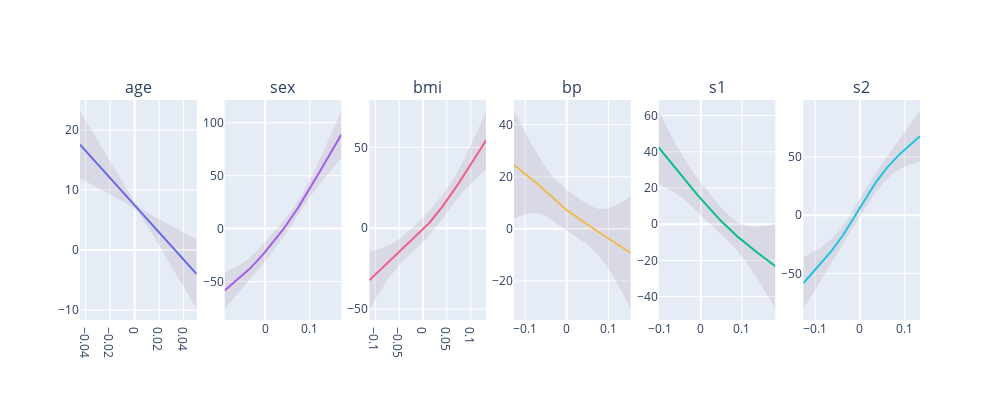

Notebook code cell kept with this figure:
### Code cell
fig = make_subplots(rows=1, cols=6, subplot_titles=original_X.columns)

for i in range(6):
    XX = model.generate_X_grid(term=i)

    x = XX[:, i]
    y = model.partial_dependence(term=i, X=XX, width=.95)[0]
    confidence = model.partial_dependence(term=i, X=XX, width=.95)[1]

    lower = confidence[:,0]
    upper = confidence[:,1]

    fig.add_trace(
        go.Scatter(x=x, y=y),
        row=1, col=i+1)

    fig.add_trace(
        go.Scatter(x=x, y=upper, fillcolor='rgba(0,100,80,0.2)', line=dict(width=0),),
        row=1, col=i+1)
    
    fig.add_trace(
        go.Scatter(x=x, y=lower, fillcolor='rgba(100,50,80,0.1)', fill='tonexty',line=dict(width=0),),
        row=1, col=i+1)

fig.update_layout(height=400, width=1000)
fig.update_layout(showlegend=False)
fig.show()
